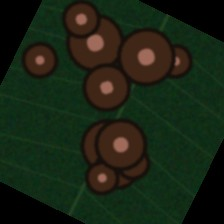
#> input picture backend/data/train/antracnosis_cafe/sample_002.jpg, 224 x 224 px
$ python -i prepare_dataset.py   (imports and definitions only)
#> lines starting #> are read from the running program, lines starting #| are printed output that depends on the picture
#> further down, picture is the input picture: PIL image 224x224 RGB; mean R, G, B 25.6, 36.2, 20
"""
Script para preparar y estructurar el dataset de 20 enfermedades agrícolas y 6 cultivos.
Combina muestras botánicas de referencia con técnicas avanzadas de aumento de datos
(Data Augmentation) para generar 1,200 imágenes de alta fidelidad distribuidas en train/val.
"""

import os
import json
import random
import math
from pathlib import Path
from PIL import Image, ImageDraw, ImageFilter, ImageEnhance
import numpy as np

# Rutas
BASE_DIR = Path(__file__).resolve().parent.parent
DATA_DIR = BASE_DIR / "data"
CLASSES_JSON = BASE_DIR / "app" / "services" / "ai" / "classes.json"

# [153 lines left out: functions load_classes, create_base_leaf_texture, render_disease_symptoms, not called in this run]

def augment_image(img: Image.Image) -> Image.Image:
    """Aplica aumentos estocásticos para robustez ante condiciones de campo."""
    angle = random.uniform(-30, 30)
    img = img.rotate(angle, resample=Image.Resampling.BILINEAR, expand=False)
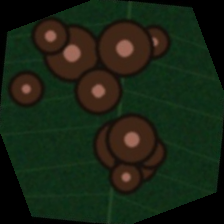
#> img: PIL image 224x224 RGB; mean R, G, B 25.1, 35.7, 19.5

    if random.random() > 0.5:
        img = img.transpose(Image.Transpose.FLIP_LEFT_RIGHT)
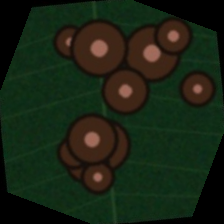
#> img: PIL image 224x224 RGB; mean R, G, B 25.1, 35.7, 19.5
    if random.random() > 0.5:
        img = img.transpose(Image.Transpose.FLIP_TOP_BOTTOM)

    enhancer = ImageEnhance.Brightness(img)
    img = enhancer.enhance(random.uniform(0.75, 1.25))

    enhancer = ImageEnhance.Contrast(img)
    img = enhancer.enhance(random.uniform(0.80, 1.20))

    enhancer = ImageEnhance.Color(img)
    img = enhancer.enhance(random.uniform(0.85, 1.15))

    return img

# [40 lines left out: function prepare_dataset, not called in this run]

# [2 lines not run here, left out]

>>> from PIL import Image
>>> picture = Image.open('../data/train/antracnosis_cafe/sample_002.jpg')
>>> result = augment_image(picture)

$ run again, on backend/data/train/antracnosis_cafe/sample_003.jpg
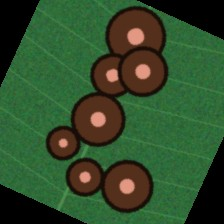
#> input picture backend/data/train/antracnosis_cafe/sample_003.jpg, 224 x 224 px
#> picture is the input picture: PIL image 224x224 RGB; mean R, G, B 48.9, 78.3, 43.4
#> in augment_image, `img = img.rotate(angle, resample=Image.Resampling.BILINEAR, expand=Fal..`:
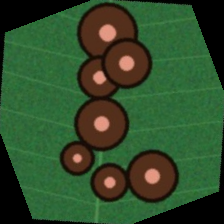
#> img: PIL image 224x224 RGB; mean R, G, B 48.3, 77.6, 42.9
#> in augment_image, `img = img.transpose(Image.Transpose.FLIP_LEFT_RIGHT)`:
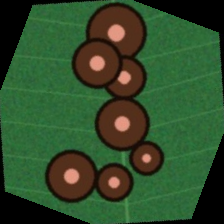
#> img: PIL image 224x224 RGB; mean R, G, B 48.3, 77.6, 42.9

$ run again, on backend/data/train/antracnosis_cafe/sample_014.jpg
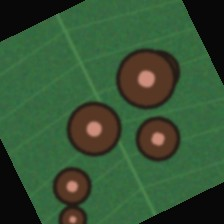
#> input picture backend/data/train/antracnosis_cafe/sample_014.jpg, 224 x 224 px
#> picture is the input picture: PIL image 224x224 RGB; mean R, G, B 52.8, 83.5, 51.8
#> in augment_image, `img = img.rotate(angle, resample=Image.Resampling.BILINEAR, expand=Fal..`:
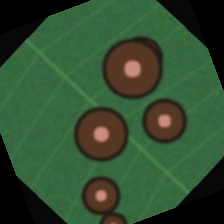
#> img: PIL image 224x224 RGB; mean R, G, B 49.1, 77.9, 47.9
#> in augment_image, `img = img.transpose(Image.Transpose.FLIP_LEFT_RIGHT)`:
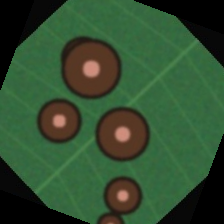
#> img: PIL image 224x224 RGB; mean R, G, B 49.1, 77.9, 47.9

$ run again, on backend/data/train/antracnosis_cafe/sample_015.jpg
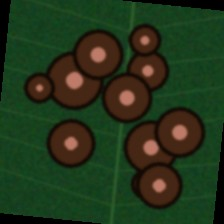
#> input picture backend/data/train/antracnosis_cafe/sample_015.jpg, 224 x 224 px
#> picture is the input picture: PIL image 224x224 RGB; mean R, G, B 35.5, 53.7, 26.7
#> in augment_image, `img = img.rotate(angle, resample=Image.Resampling.BILINEAR, expand=Fal..`:
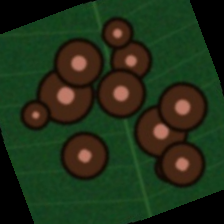
#> img: PIL image 224x224 RGB; mean R, G, B 33.1, 48, 23.7
#> in augment_image, `img = img.transpose(Image.Transpose.FLIP_LEFT_RIGHT)`:
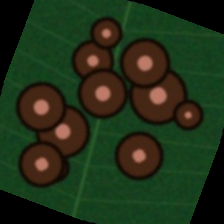
#> img: PIL image 224x224 RGB; mean R, G, B 33.1, 48, 23.7
